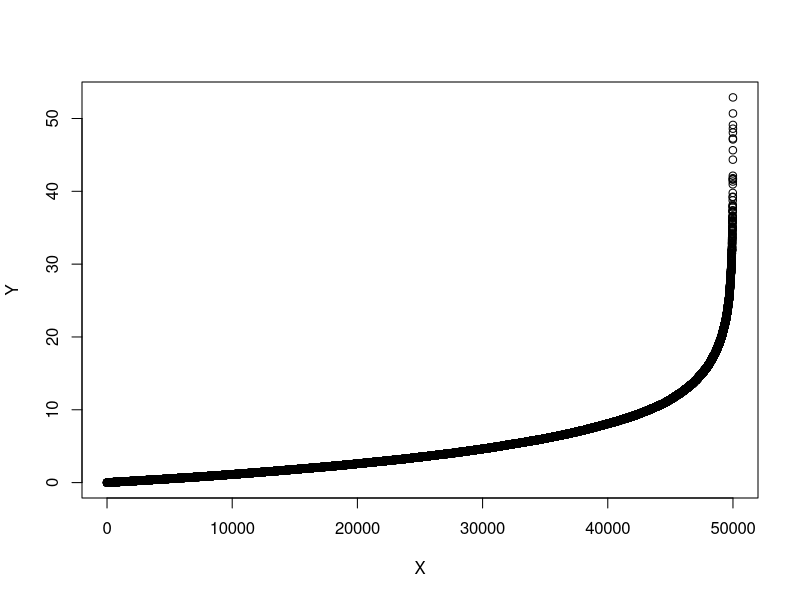
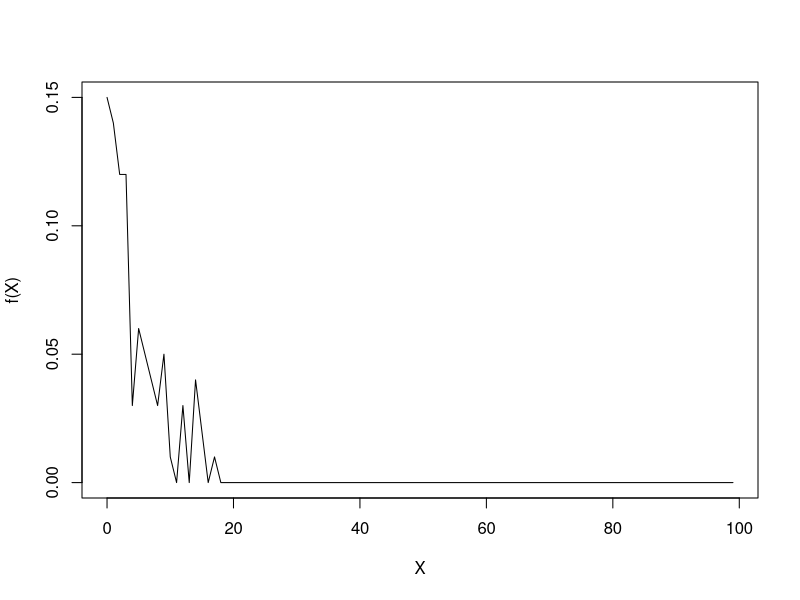
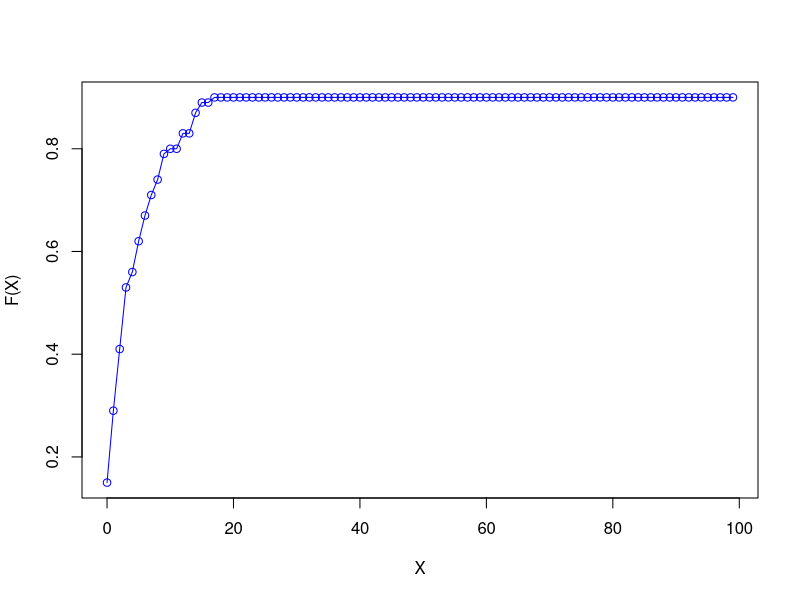
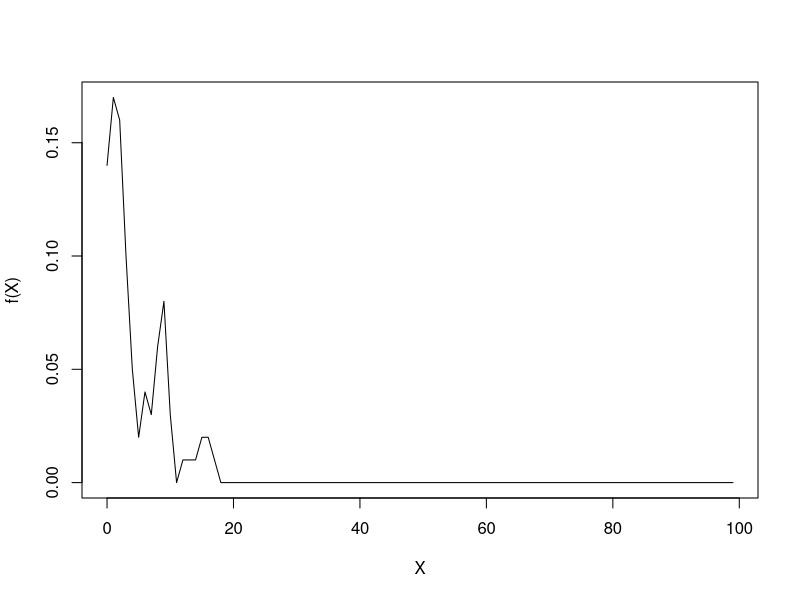
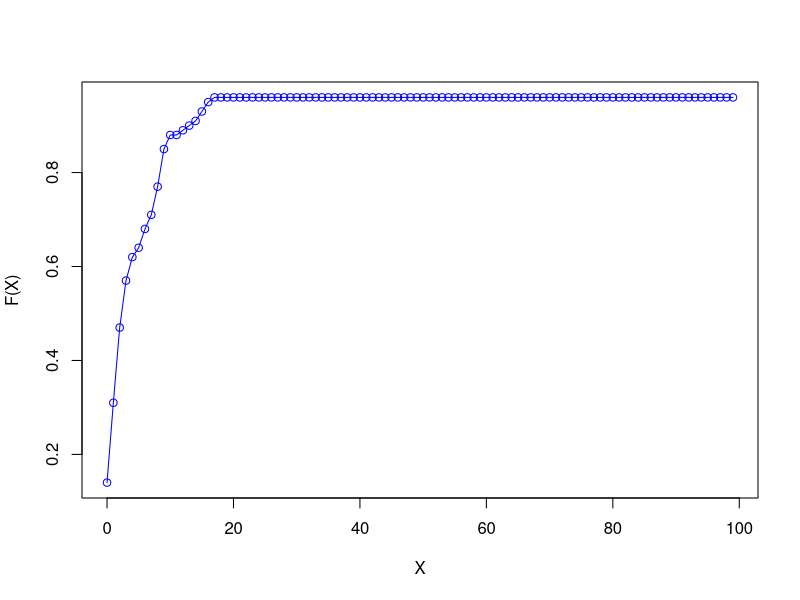
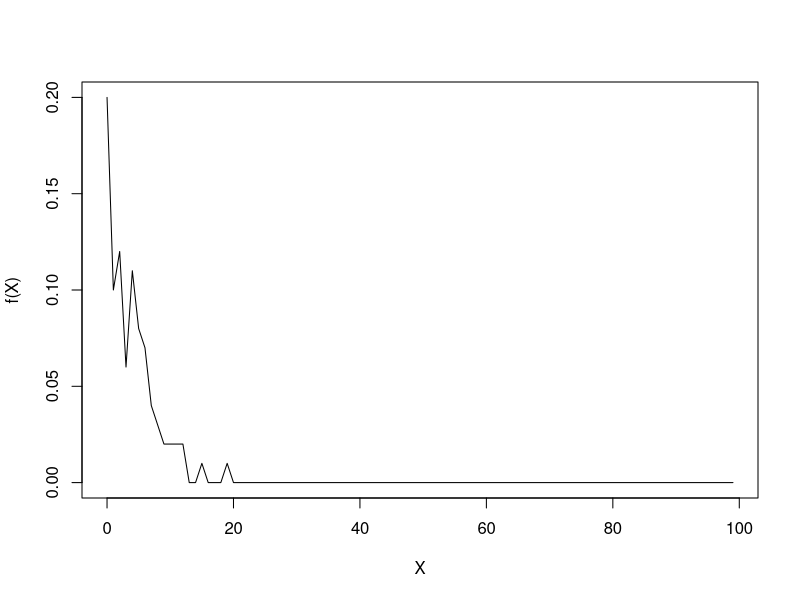
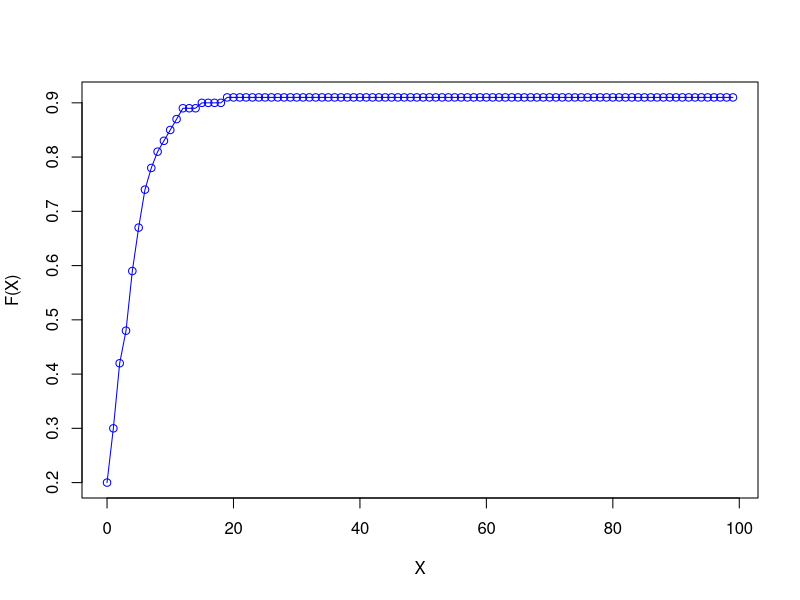
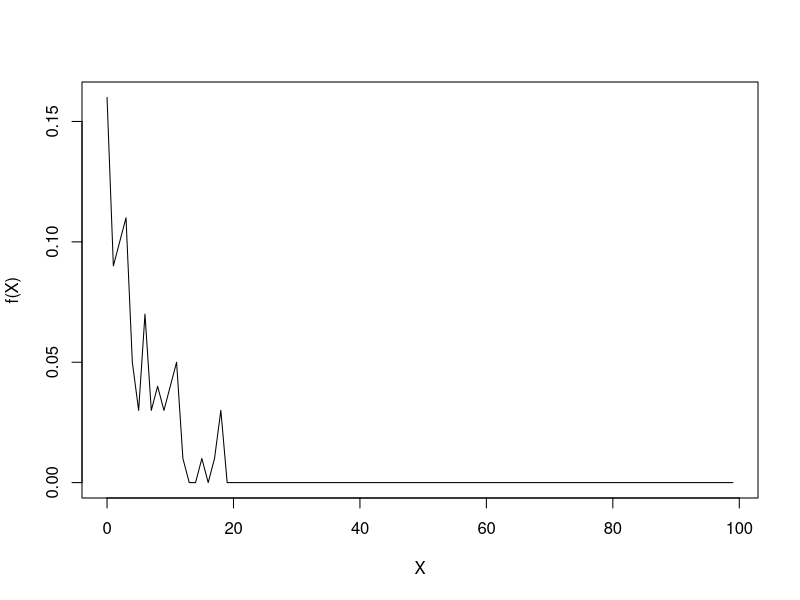

Here is the R script that generated these plots, in order:
num_samples <- 50000
data <- rexp(num_samples, 0.2)
x <- data.frame(X=seq(1,num_samples,1), Y=sort(data))
temp <- split(data, as.integer((seq_along(data) - 1) /100 ))
plot(x)

for(j in 1:5)
{

pdata <- rep(0, 100);

for(i in 1:100){
    val=round(temp[[j]][i], 0);
    if(val <= 20){
       pdata[val] = pdata[val] + 1/100; 
    }
}
xcols <- c(0:99)
plot(xcols, pdata, "l", xlab="X", ylab="f(X)")

cdata <- rep(0, 100)

cdata[1] <- pdata[1]

for(i in 2:100){
    cdata[i] = cdata[i-1] + pdata[i]
}
plot(xcols, cdata, "o", col="blue", xlab="X", ylab="F(X)");

}


print (mean(temp[[1]]))
print (sd(temp[[1]]))
print (mean(temp[[2]]))
print (sd(temp[[2]]))
print (mean(temp[[3]]))
print (sd(temp[[3]]))
print (mean(temp[[4]]))
print (sd(temp[[4]]))
print (mean(temp[[5]]))
print (sd(temp[[5]]))

mdata <- 0

for(i in 1:500){
    mdata[i] = mean(temp[[i]])
}

tab <- table(round(mdata,1))
plot(tab, "h", xlab="Value", ylab="Frequency")

pdata <- rep(0, 100);

for(i in 1:500){
    val=round(mdata[i], 0);
    if(val <= 20){
       pdata[val] = pdata[val] + 1/100; 
    }
}
xcols <- c(0:99)
plot(xcols, pdata, "l", xlab="X", ylab="f(X)")

cdata <- rep(0, 100)

cdata[1] <- pdata[1]

for(i in 2:100){
    cdata[i] = cdata[i-1] + pdata[i]
}
plot(xcols, cdata, "o", col="blue", xlab="X", ylab="F(X)");


print(sd(mdata))
print(mean(data))
a <- 1/0.2
a

